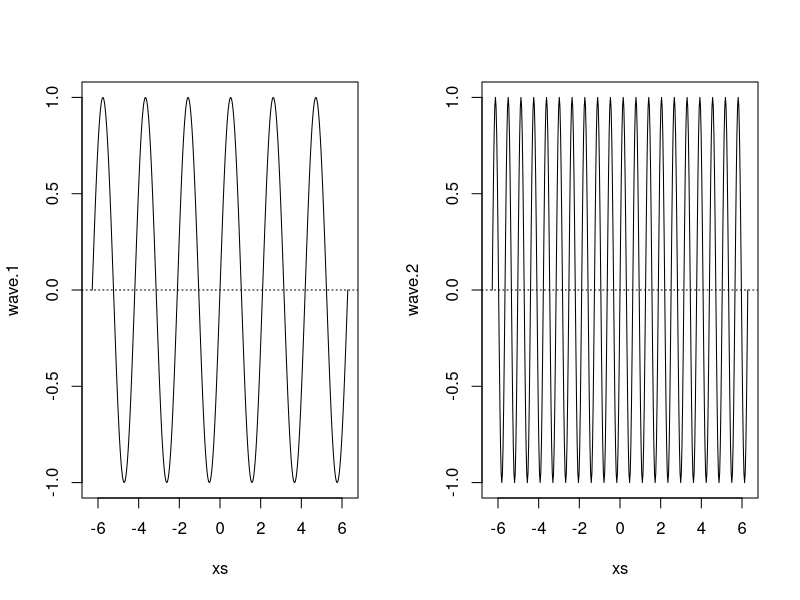
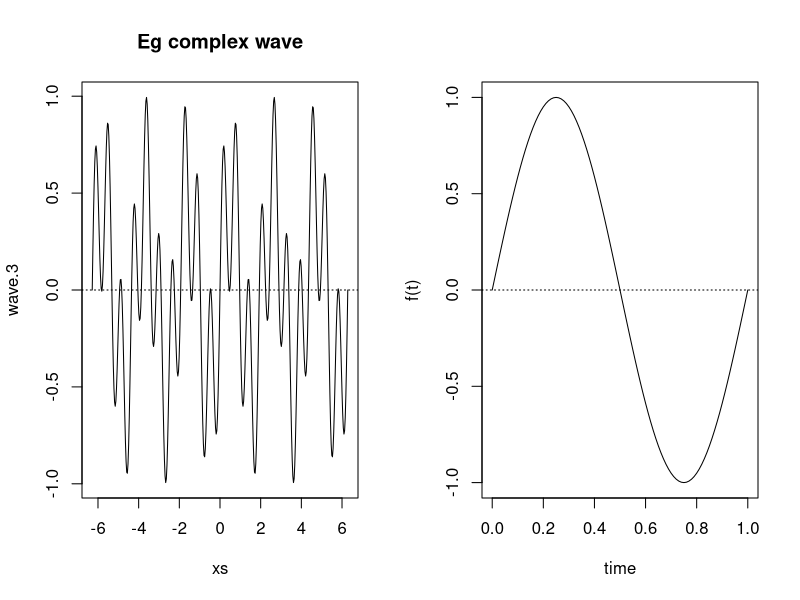
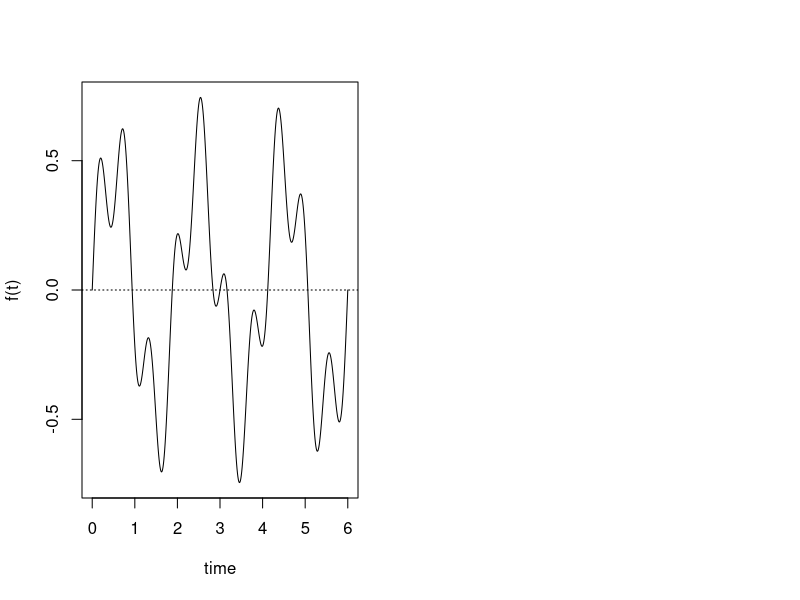

Recreate these plots in R, in order.
xs <- seq(-2*pi,2*pi,pi/100)
wave.1 <- sin(3*xs)
wave.2 <- sin(10*xs)
par(mfrow = c(1, 2))
plot(xs,wave.1,type="l",ylim=c(-1,1)); abline(h=0,lty=3)
plot(xs,wave.2,type="l",ylim=c(-1,1)); abline(h=0,lty=3)
wave.3 <- 0.5 * wave.1 + 0.5 * wave.2
plot(xs,wave.3,type="l"); title("Eg complex wave"); abline(h=0,lty=3)

plot.fourier <- function(fourier.series, f.0, ts) {
  w <- 2*pi*f.0
  trajectory <- sapply(ts, function(t) fourier.series(t,w))
  plot(ts, trajectory, type="l", xlab="time", ylab="f(t)"); abline(h=0,lty=3)
}

# An eg
plot.fourier(function(t,w) {sin(w*t)}, 1, ts=seq(0,1,1/100)) 


# f(t)=0.5×sin(3wt)+0.25×sin(10wt)
acq.freq <- 100                    # data acquisition frequency (Hz)
time     <- 6                      # measuring time interval (seconds)
ts       <- seq(0,time,1/acq.freq) # vector of sampling time-points (s) 
f.0      <- 1/time                 # fundamental frequency (Hz)

dc.component       <- 0
component.freqs    <- c(3,10)      # frequency of signal components (Hz)
component.delay    <- c(0,0)       # delay of signal components (radians)
component.strength <- c(.5,.25)    # strength of signal components

f <- function(t,w) { 
  dc.component + 
    sum( component.strength * sin(component.freqs*w*t + component.delay)) 
}

plot.fourier(f,f.0,ts)   
